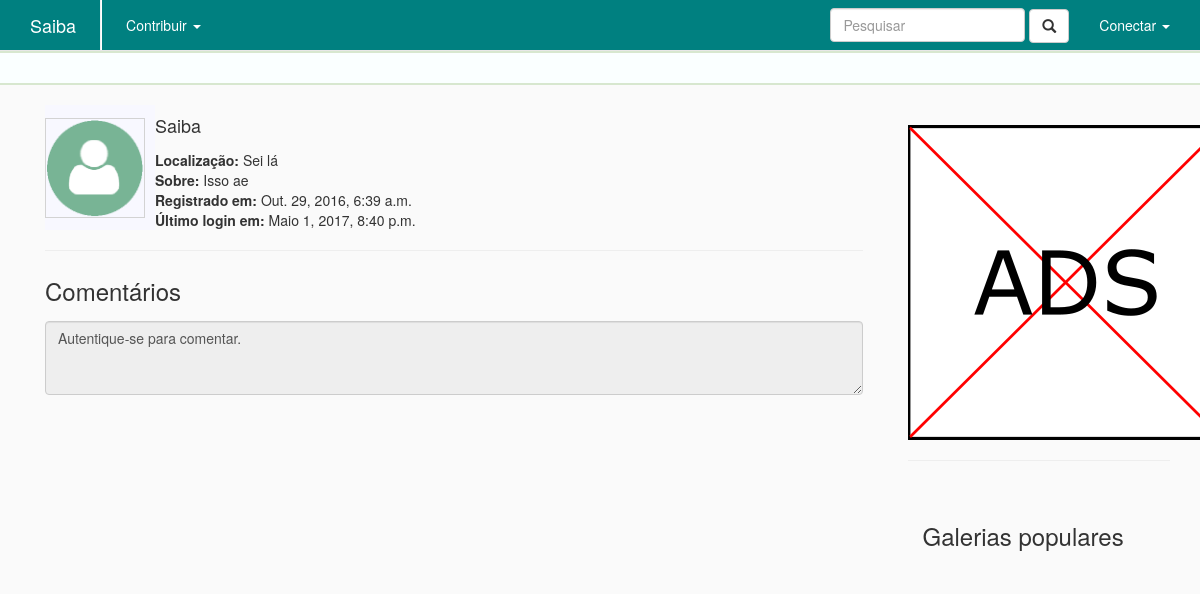
The app's page /perfil/saiba/ with its own data.
### profile/models.py (models this page shows, shortened)
class Profile(models.Model):
    user        = models.OneToOneField(User, on_delete=models.CASCADE)
    title       = models.CharField(max_length = 500, blank=True)
    slug        = models.SlugField(max_length=250, default="", blank=True)
    avatar      = models.ImageField(blank=True, upload_to='icon/', default='icon/perfil.png')
    gender      = models.CharField(max_length = 500, blank=True)
    location    = models.CharField(max_length = 500)
    about       = models.CharField(max_length = 1500)

### profile/views.py (the view)
# urls.py: url(r'^(?P<entry_slug>[\w-]+)/$', views.detail, name='detail'),
def detail(request, name_slug):
    profile = get_object_or_404(Profile, slug=name_slug)
    context = { "profile": profile, 'type': 'profile', "id": profile.user.id}
    return render(request, 'profile/detail.html', context)

### profile/templates/profile/detail.html (shortened to what this page needs)
﻿{% extends 'home/base.html' %}
{% block body %}
    <section id="profile" class="container media col-md-12">
        <div class="media-left media-middle" style="background-color: ghostwhite; ">
            {% if profile.avatar %}
            <img style="border-style:solid; border-width:1px; border-color:lightgrey" class='media-object' src='{{profile.avatar.url}}' width='100' height='100'>
            {% else %}
            <img style="border-style:solid; border-width:1px; border-color:lightgrey" class='media-object' src='/media/icon/perfil.png' width='100' height='100'>
            {% endif %}
        </div>
        <div class="media-body media-middle">
            <h3 class="media-heading">{{ profile.user.username }}</h3>
            <span class=""><b>Localização:</b> {{ profile.location }}</span><br/>
            <span class=""><b>Sobre:</b> {{ profile.about }}</span><br/>
            <span class=""><b>Registrado em:</b> {{ profile.user.date_joined }}</span><br/>
            <span class=""><b>Último login em:</b> {{ profile.user.last_login }}</span><br/>
        </div>
    </section>
    {% include "feedback/comment_section.html" %}
{% endblock %}

### home/static/home/style.css (style rules this page uses)
h3 { font-size: 18px; line-height: 40px; }

### records on screen
Profile: avatar (picture), user.username "Saiba", location "Sei lá", about "Isso ae", user.date_joined "Out. 29, 2016, 6:39 a.m.", user.last_login "Maio 1, 2017, 8:40 p.m."
